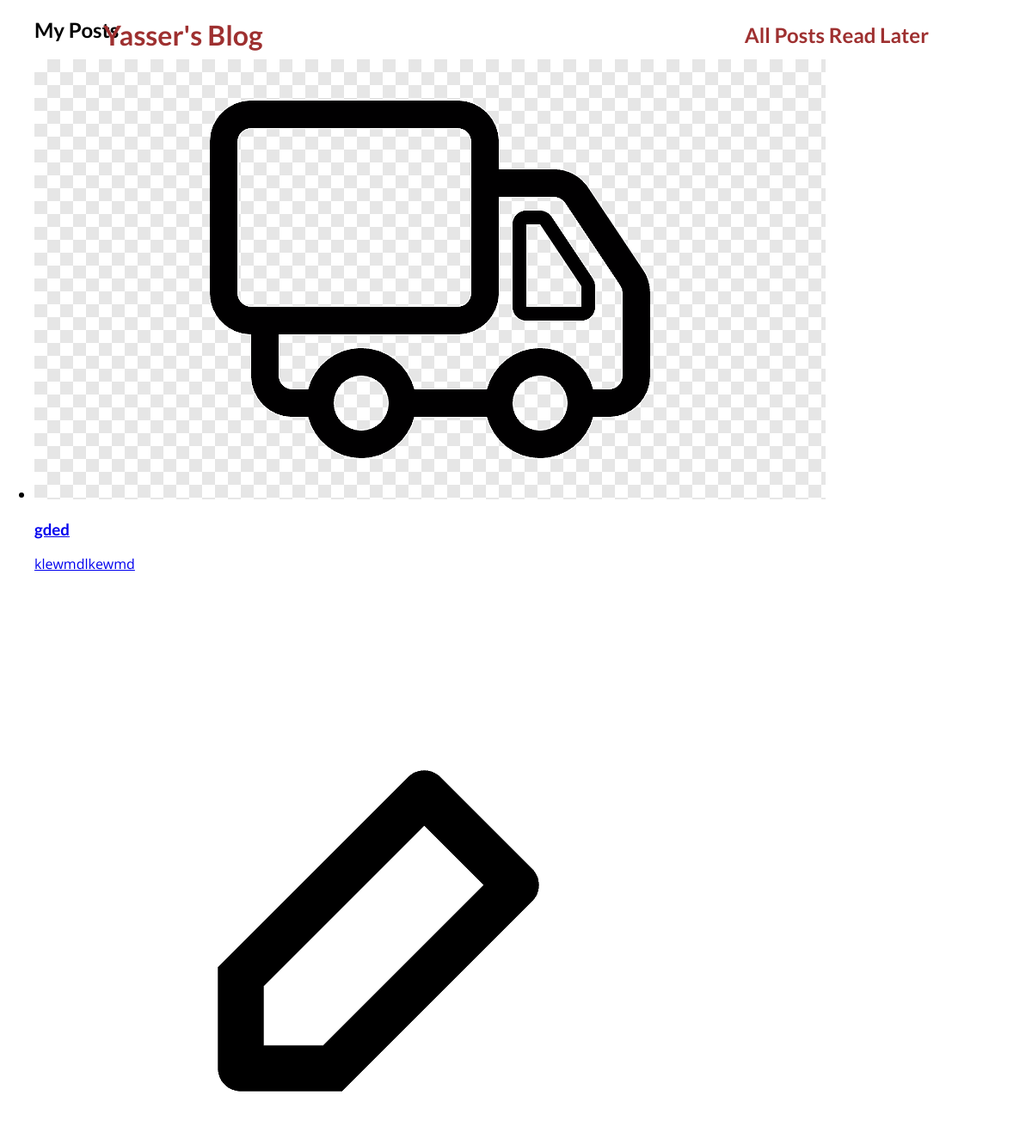
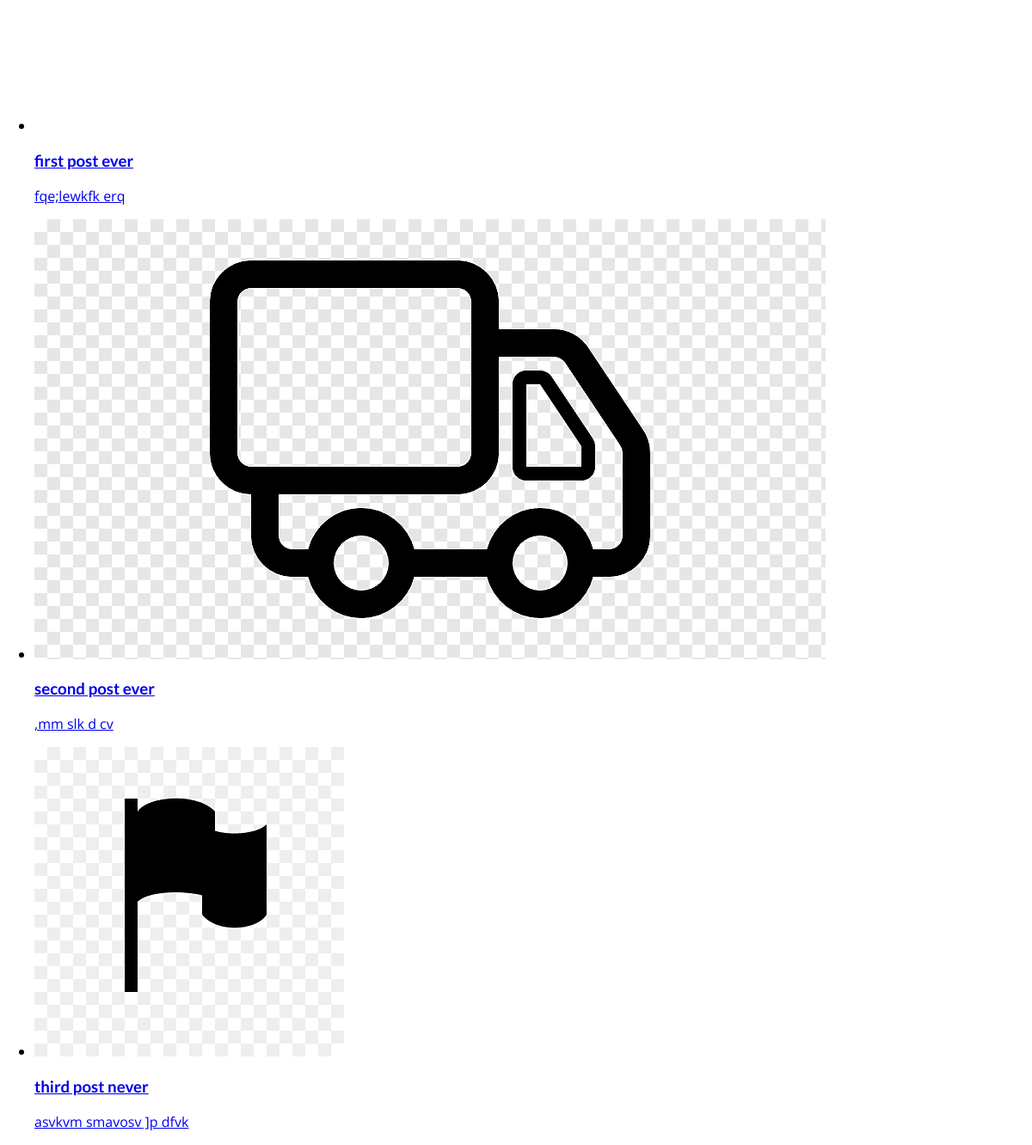
The page /posts on the database its author committed (2 pictures, top to bottom).
### blog/models.py (models this page shows, shortened)
class Post(models.Model):
    title=models.CharField(max_length=50)
    excerpt=models.CharField(max_length=50)
    image=models.ImageField(upload_to="photos", null=True)
    date=models.DateField(auto_now = True)# it updates it by default with current time and date
    slug=models.SlugField(unique = True)# by defaulu django make it index since it is slugfield which has always db_oindex = True also it has unique values
    content=models.TextField(validators =[MinLengthValidator(10)])# used for long textes like articles
    author=models.ForeignKey(Author, on_delete = models.SET_NULL, null = True, related_name = "posts" )# to choose on_delete SET_NULL you need to make null=True
    tags = models.ManyToManyField(Tag)

### blog/views.py (the view)
# urls.py: path("posts", views.allp.as_view(),name="allposts"),
class allp(ListView):
    template_name = "blog/all.html"
    queryset = Post.objects.all().order_by("-date")
    context_object_name = "allposts"

### blog/templates/blog/all.html (shortened to what this page needs)
{% extends "base.html" %}
{% load static %}
{% block content %}
<section>
    <ul>
        <h2>My Posts</h2>
        {% for post in allposts %}
        {% include "blog/includes/p.html" %}
        {% endfor %}
    </ul>
</section>
{% endblock %}

### blog/templates/blog/includes/p.html
{% load static %}
<li>
    <article class="post">
    <a href="{% url "detail" post.slug %}"><img src="{{post.image.url}}" alt="{{ post.title}}" />
    <div class="post__content">
    <h3> {{ post.title }}</h3>
    <p>{{post.excerpt}}</p>
    </div>
</a>
    </article>
<l/i>

### static/app.css (style rules this page uses)
* { box-sizing: border-box; }
html { font-family: 'Open Sans', 'Lato', sans-serif; }
body { margin: 0; }
h1, h2, h3 { font-family: 'Lato', sans-serif; font-weight: bold; }

### rows shown on the page
Post: image (picture), title "gded", excerpt "klewmdlkewmd"
Post: image (picture), title "first post ever", excerpt "fqe;lewkfk erq"
Post: image (picture), title "second post ever", excerpt ",mm slk d cv"
Post: image (picture), title "third post never", excerpt "asvkvm smavosv ]p dfvk"
